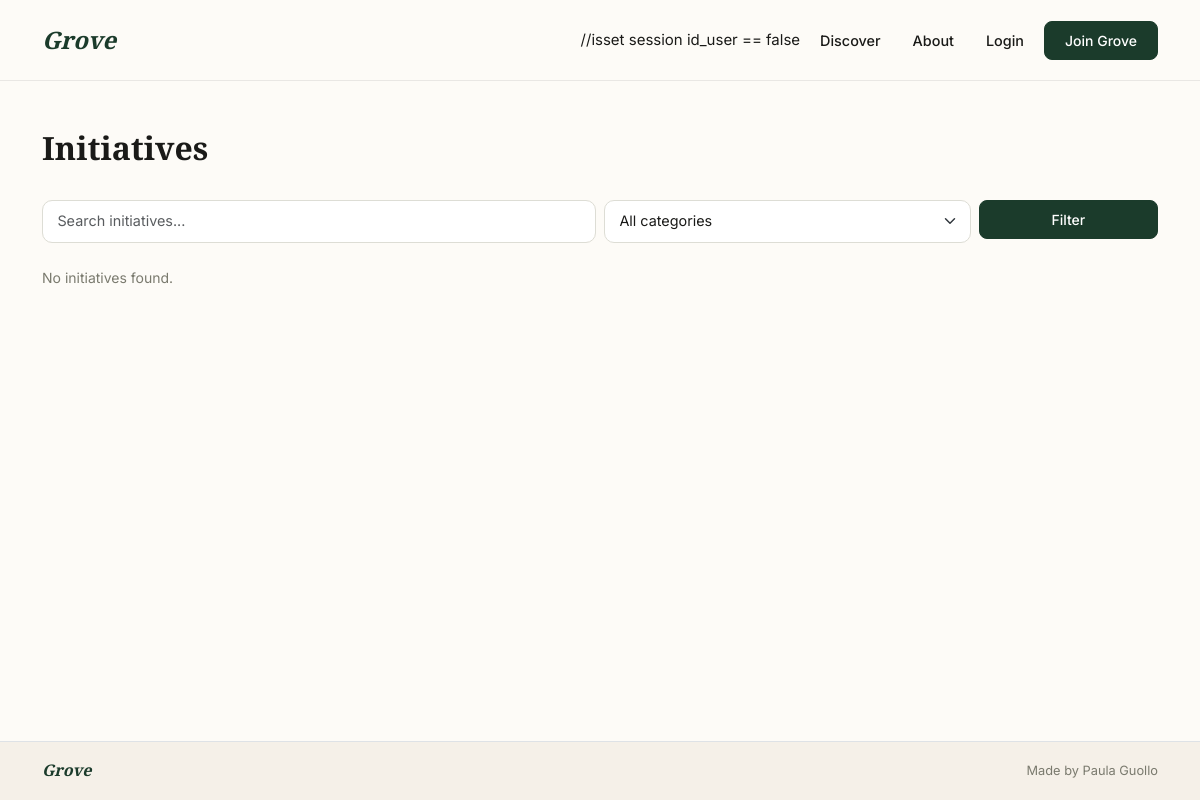
Before: /initiatives/index.php with the older database file.
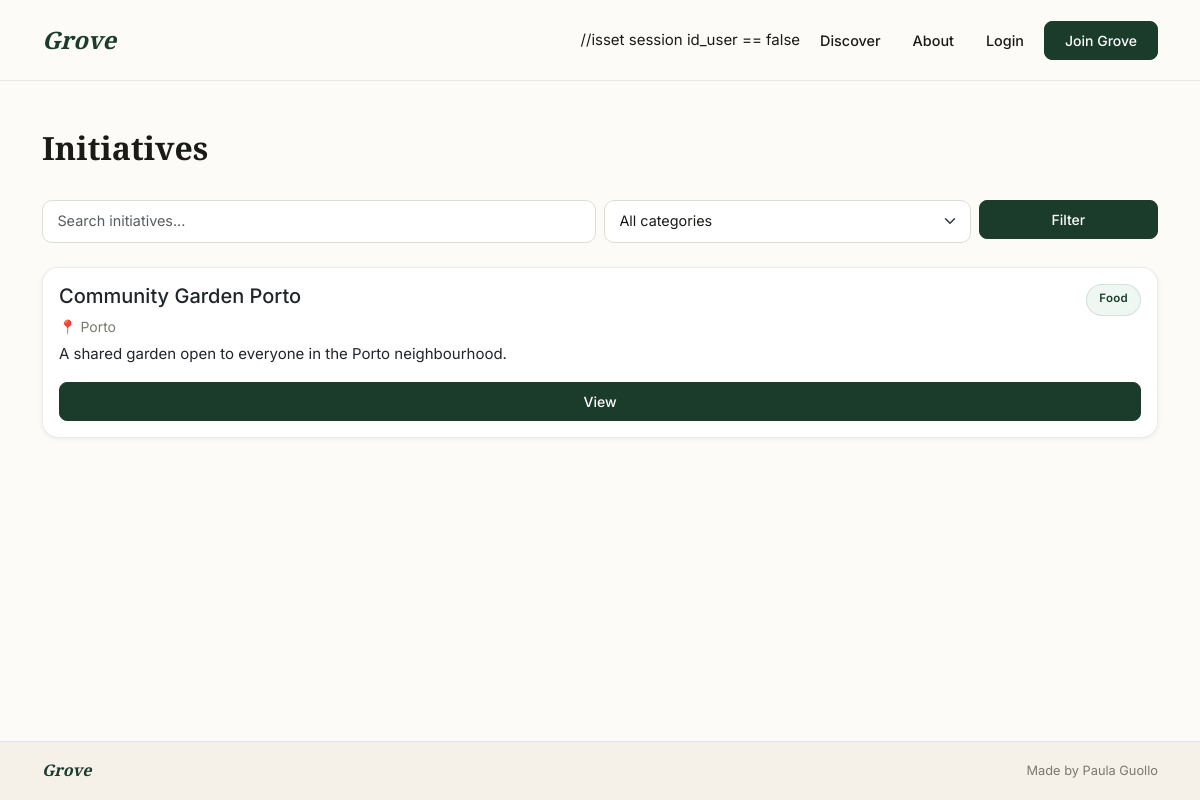
After: the same page with the newer database file.
### tables this page shows
CREATE TABLE initiatives (
    id_initiative INT AUTO_INCREMENT PRIMARY KEY,
    title VARCHAR(150) NOT NULL,
    description TEXT,
    location VARCHAR(150),
    impact_description VARCHAR(255),
    created_at DATETIME DEFAULT CURRENT_TIMESTAMP,
    id_user INT NOT NULL,
    id_category INT NOT NULL,
    FOREIGN KEY (id_user) REFERENCES users(id_user),
    FOREIGN KEY (id_category) REFERENCES categories(id_category)
);

CREATE TABLE categories (
    id_category INT AUTO_INCREMENT PRIMARY KEY,
    name VARCHAR(100) NOT NULL
);

### config/db.php (called while the page is built, shortened)
<?php
class Database
{
    private $servername = "localhost";
    private $username = "root";
    private $password = "";
    private $dbname = "grove";
    private function connect()
    {
        return new PDO("mysql:host=" . $this->servername . ";dbname=" . $this->dbname . ";charset=utf8", $this->username, $this->password);
    }
    public function fetchQuery($sql, $params = [])
    {
        try {
            $pdo = $this->connect();
            $pdo->setAttribute(PDO::ATTR_ERRMODE, PDO::ERRMODE_EXCEPTION);
            $stmt = $pdo->prepare($sql);
            $stmt->execute($params);
            $results = $stmt->fetchAll(PDO::FETCH_CLASS);
            return ['status' => 'success', 'data' => $results];
        } catch (PDOException $e) {
            return ['status' => 'error', 'data' => $e->getMessage()];
        }
    }
}
?>

### initiatives/index.php (the view, shortened to what this page needs)
<?php
require_once '../config/db.php';
require_once '../includes/header.php';
$db = new Database();
$where = "WHERE 1=1";
$params = [];
$sql = "SELECT initiatives.*, users.name AS author, categories.name AS category
        FROM initiatives
        JOIN users ON initiatives.id_user = users.id_user
        JOIN categories ON initiatives.id_category = categories.id_category
        $where
        ORDER BY initiatives.created_at DESC";
$result = $db->fetchQuery($sql, $params);
$initiatives = $result['status'] === 'success' ? $result['data'] : [];
?>
<div class="container mt-5">
    <div class="d-flex justify-content-between align-items-center mb-4">
        <h2>Initiatives</h2>
    </div>
    <form method="GET" class="mb-4">
        <div class="row g-2">
            <div class="col-md-6">
                <input type="text" name="search" class="form-control" placeholder="Search initiatives..." value="<?= htmlspecialchars($_GET['search'] ?? '') ?>">
            </div>
            <div class="col-md-4">
                <select name="id_category" class="form-select">
                    <option value="">All categories</option>
                </select>
            </div>
            <div class="col-md-2">
                <button type="submit" class="btn btn-primary w-100">Filter</button>
            </div>
        </div>
    </form>
    <?php if (empty($initiatives)): ?>
        <p class="text-muted">No initiatives found.</p>
    <?php else: ?>
        <?php foreach ($initiatives as $initiative): ?>
            <div class="card p-3">
                <div class="d-flex justify-content-between">
                    <h5><?= htmlspecialchars($initiative->title) ?></h5>
                    <span class="badge-category"><?= htmlspecialchars($initiative->category) ?></span>
                </div>
                <p class="text-muted mb-1">📍 <?= htmlspecialchars($initiative->location) ?></p>
                <p><?= htmlspecialchars($initiative->description) ?></p>
                <a href="detail.php?id=<?= $initiative->id_initiative ?>" class="btn btn-sm btn-primary">View</a>
            </div>
        <?php endforeach; ?>
    <?php endif; ?>
</div>
<?php require_once '../includes/footer.php'; ?>

### includes/header.php (shortened to what this page needs)
<!DOCTYPE html>
<html lang="en">
<head>
    <link href="https://cdn.jsdelivr.net/npm/bootstrap@5.3.0/dist/css/bootstrap.min.css" rel="stylesheet">
    <link rel="stylesheet" href="https://cdn.jsdelivr.net/npm/bootstrap-icons@1.11.0/font/bootstrap-icons.css">
    <link rel="stylesheet" href="/assets/css/style.css">
</head>
<body class="d-flex flex-column min-vh-100">
<nav class="navbar navbar-expand-lg">
    <div class="container">
        <a class="navbar-brand" href="/index.php">Grove</a>
        <div class="collapse navbar-collapse" id="navbarNav">
            <ul class="navbar-nav ms-auto align-items-center gap-2">
                <?php if (isset($_SESSION['id_user'])): ?>
                     //isset() verifica se não é null. true ou false
                    <li class="nav-item"><a class="nav-link" href="/initiatives/index.php">Discover</a></li>
                    <li class="nav-item"><a class="nav-link" href="/pages/about.php">About</a></li>
                    <li class="nav-item"><a class="nav-link" href="/pages/profile.php">Profile</a></li>
                    <li class="nav-item">
                        <a class="btn btn-primary btn-sm" href="/initiatives/create.php">
                            <i class="bi bi-plus-lg me-1"></i>New initiative
                        </a>
                    </li>
                    <li class="nav-item">
                        <a class="btn btn-outline-secondary btn-sm" href="/pages/logout.php">Logout</a>
                    </li>
                <?php else: ?>
                    //isset session id_user == false
                    <li class="nav-item"><a class="nav-link" href="/initiatives/index.php">Discover</a></li>
                    <li class="nav-item"><a class="nav-link" href="/pages/about.php">About</a></li>
                    <li class="nav-item"><a class="nav-link" href="/pages/login.php">Login</a></li>
                    <li class="nav-item">
                        <a class="btn btn-primary btn-sm" href="/pages/register.php">Join Grove</a>
                    </li>
                <?php endif; ?>
            </ul>
        </div>
    </div>
</nav>

### includes/footer.php (shortened to what this page needs)
<footer class="mt-auto py-3 border-top">
    <div class="container d-flex justify-content-between align-items-center">
        <span class="navbar-brand mb-0" style="font-size: 1rem;">Grove</span>
        <p class="text-muted mb-0" style="font-size: 0.8rem;">Made by Paula Guollo</p>
    </div>
</footer>
</body>
</html>

### assets/css/style.css (style rules this page uses)
:root { --color-primary: #1B3B2B; --color-primary-mid: #1D9E75; --color-primary-light: #EEF7F2; --color-background: #FDFBF7; --color-surface: #FFFFFF; --color-surface-warm: #F5F0E8; --color-text: #1a1a18; --color-text-muted: #7a7a6e; --color-border: rgba(0,0,0,0.08); --color-shadow: rgba(27,59,43,0.08); --color-badge-bg: #EEF7F2; --color-badge-text: #1B3B2B; --border-radius-card: 16px; --border-radius-badge: 20px; --border-radius-btn: 8px; }
body { background-color: var(--color-background); color: var(--color-text); font-family: 'Inter', sans-serif; font-size: 15px; line-height: 1.6; }
.navbar { background-color: var(--color-background); border-bottom: 1px solid var(--color-border); padding: 1rem 0; }
.navbar-brand { font-family: 'Playfair Display', Georgia, serif; font-style: italic; font-size: 1.5rem; color: var(--color-primary) !important; font-weight: 700; }
.nav-link { color: var(--color-text) !important; font-weight: 500; font-size: 0.9rem; padding: 0.4rem 0.75rem !important; border-radius: 8px; transition: background 0.15s, color 0.15s; }
.card { background-color: var(--color-surface); border: 1px solid var(--color-border); border-radius: var(--border-radius-card); box-shadow: 0 1px 4px var(--color-shadow); margin-bottom: 1.25rem; transition: box-shadow 0.2s, transform 0.2s; }
.btn { border-radius: var(--border-radius-btn); font-weight: 500; font-size: 0.875rem; padding: 0.5rem 1.25rem; transition: all 0.15s; }
.btn-primary { background-color: var(--color-primary); border-color: var(--color-primary); color: #fff; }
.badge-category { background-color: var(--color-badge-bg); color: var(--color-badge-text); padding: 4px 12px; border-radius: var(--border-radius-badge); font-size: 0.72rem; font-weight: 600; letter-spacing: 0.3px; display: inline-block; border: 1px solid rgba(27,59,43,0.12); }
.form-control, .form-select { border-radius: 10px; border: 1px solid #ddddd5; font-size: 0.9rem; padding: 0.6rem 0.9rem; background-color: var(--color-surface); color: var(--color-text); transition: border-color 0.15s, box-shadow 0.15s; }
.text-muted { color: var(--color-text-muted) !important; font-size: 0.875rem; }
h2, h3, h4 { font-family: 'Playfair Display', Georgia, serif; font-weight: 700; }
footer { background-color: var(--color-surface-warm); border-top: 1px solid var(--color-border); font-size: 0.85rem; color: var(--color-text-muted); }
footer p { color: var(--color-text-muted); margin: 0; }
main, .container { flex: 1; }

Changed rows visible on the page:
added initiatives: title "Community Garden Porto", id_category.name "Food", location "Porto", description "A shared garden open to everyone in the Porto neighbourhood."
Other visible differences:
text no longer shown: "No initiatives found."
